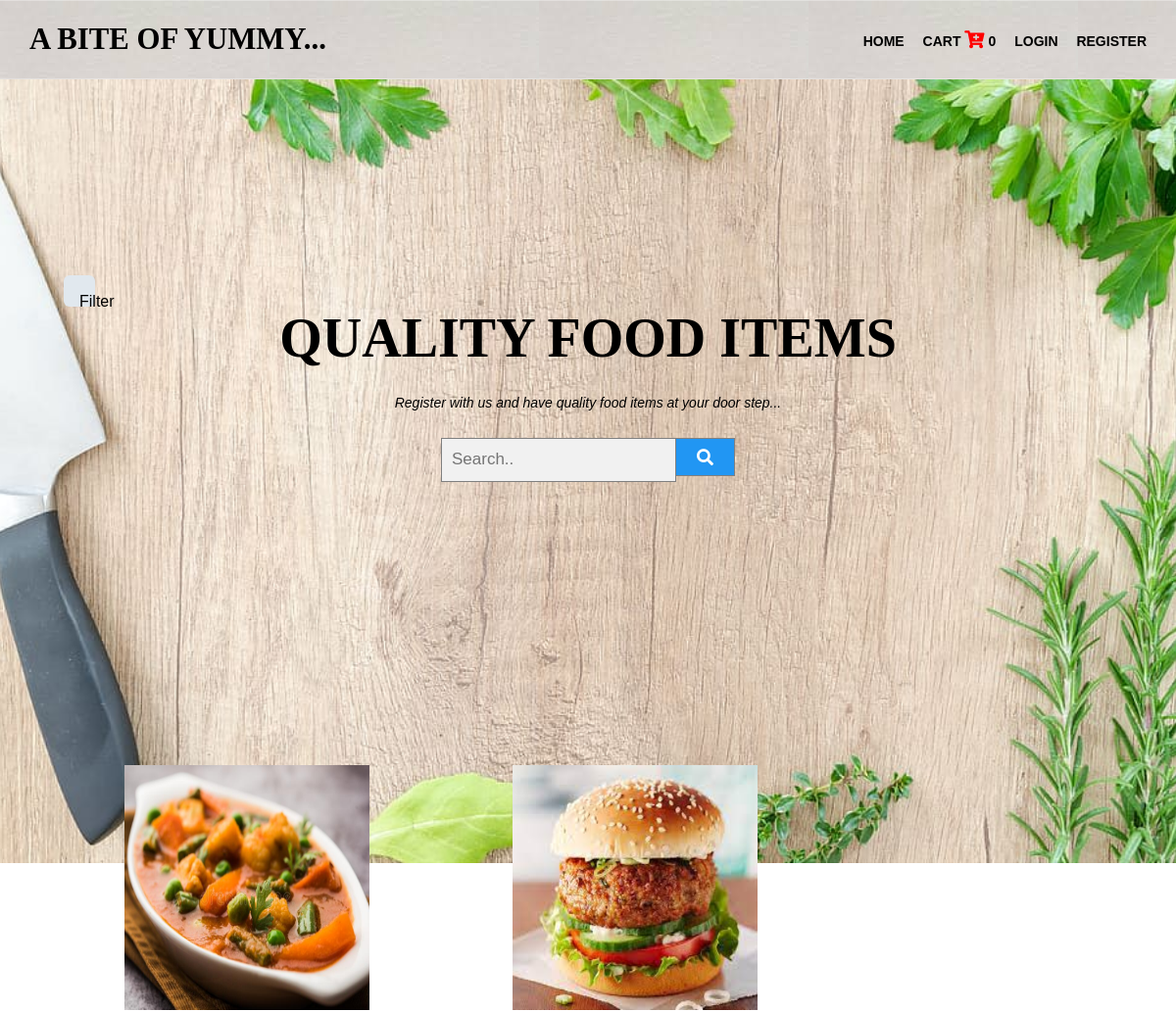
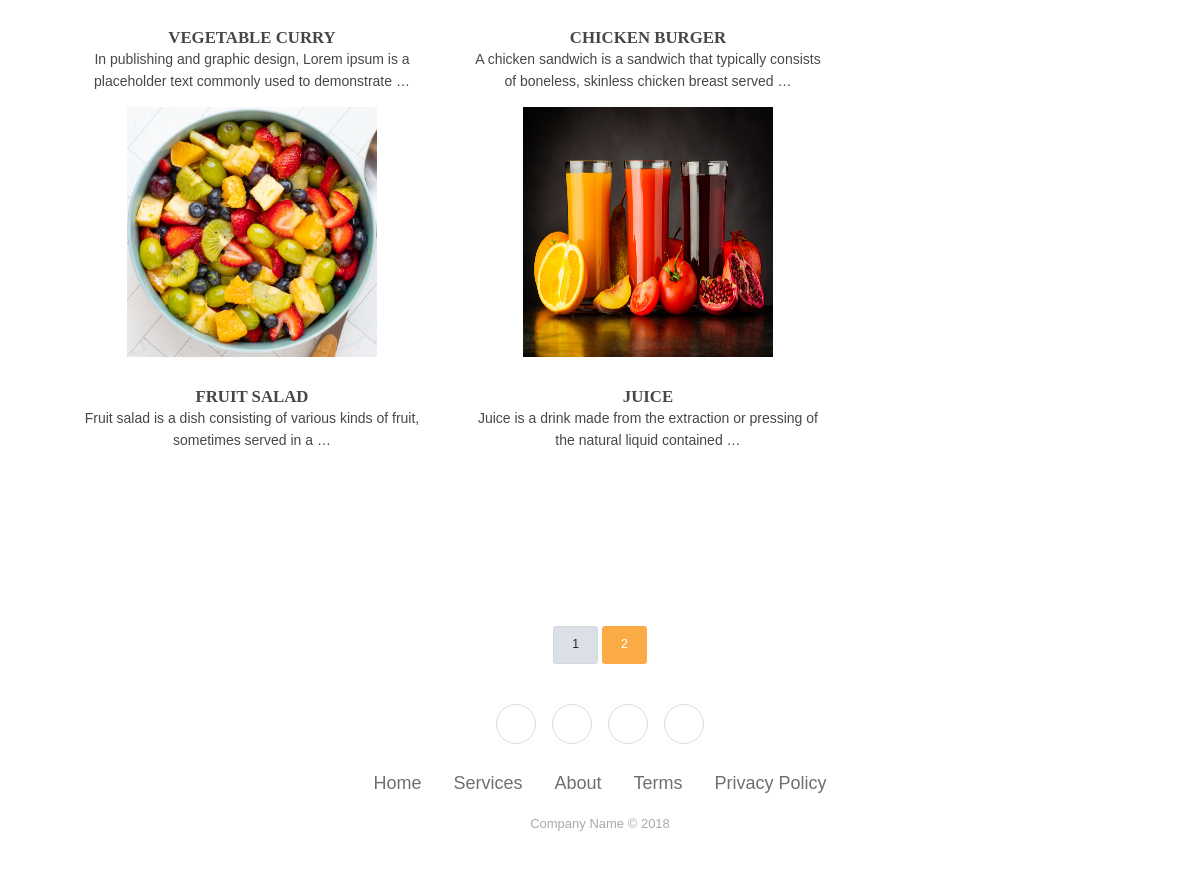
The page / on the database its author committed (2 pictures, top to bottom).
### shop/models.py (models this page shows, shortened)
class products(models.Model):
    name = models.CharField(max_length=150, unique=True)
    slug = models.SlugField(max_length=250, unique=True)
    img = models.ImageField(upload_to='product')
    desc = models.TextField()
    stock = models.IntegerField()
    available = models.BooleanField()
    price = models.IntegerField()
    category = models.ForeignKey(categ, on_delete=models.CASCADE)
    def get_url(self):
        return reverse('details',args=[self.category.slug,self.slug])

### shop/views.py (the view)
# urls.py: 2. Add a URL to urlpatterns:  path('', views.home, name='home')
def home(request, c_slug=None):
    c_page = None
    prodt = None
    if c_slug != None:
        c_page = get_object_or_404(categ, slug=c_slug)
        prodt = products.objects.filter(category=c_page, available=True)
    else:
        prodt = products.objects.all().filter(available=True)
    cat = categ.objects.all()
    paginator = Paginator(prodt, 4)
    try:
        page = int(request.GET.get('page', '1'))
    except:
        page = 1
    try:
        pro = paginator.page(page)
    except(EmptyPage, InvalidPage):
        pro = paginator.page(paginator.num_pages)
    return render(request, 'index.html', {'pr': prodt, 'ct': cat, 'pg': pro})

### cart/context_processor.py (called while the page is built)
def count(request):
    item_count=0;
    if 'admin' in request.path:
        return{}
    else:
        try:
            ct=cartlist.objects.filter(cart_id=c_id(request))
            cti=items.objects.all().filter(cart=ct[ :1])
            for c in cti:
                item_count += c.quan
        except cartlist.DoesNotExist:
            item_count=0
        return dict(itc=item_count)

### cart/views.py (called while the page is built)
def c_id(request):
    ct_id = request.session.session_key
    if not ct_id:
        ct_id = request.session.create()
    return ct_id

### shop/models.py (called while the page is built)
    def get_url(self):
        return reverse('prod_cat',args=[self.slug])

### templates/index.html (shortened to what this page needs)
{% extends 'base.html' %}
{% load static %}
{% block content %}
<html lang="">
<head>
    <link rel="stylesheet" href="https://cdnjs.cloudflare.com/ajax/libs/twitter-bootstrap/4.1.3/css/bootstrap.min.css">
    <link rel="stylesheet" href="https://cdnjs.cloudflare.com/ajax/libs/ionicons/2.0.1/css/ionicons.min.css">
    <link rel="stylesheet" href="assets/css/style.css">
<link rel="stylesheet" href="https://cdnjs.cloudflare.com/ajax/libs/font-awesome/4.7.0/css/font-awesome.min.css">
<link href="{% static 'hm/layout/styles/layout.css' %}" rel="stylesheet" type="text/css" media="all">
<body id="top">
<div class=abcd style="background-image:url({% static 'hm/images/demo/backgrounds/Bg.jpg' %});">
    <div id="pageintro" class="hoc clear">
         <div class="dropdown">
             <button class="dropbtn">Filter</button>
    </div>
 </head>
    <div>
        <article>
             <h3 class="heading" style="color:black"><b>QUALITY FOOD ITEMS</b></h3>
            <p style="font-style: italic;color:black">Register with us and have quality food items at your door step...</p>
        </article>
        <br>
        <form class="example" action="{% url 'search' %}" style="margin:auto;max-width:300px">
        <input type="text" placeholder="Search.." name="q">
        <button type="submit"><i class="fa fa-search"></i></button>
        </form>
    </div>
<div class="wrapper row3">
    <main class="hoc container clear">
        <section id="introblocks">
            <ul class="nospace group btmspace-80">
                {% for i in pg.object_list %}
                 <li class="one_third">
                    <figure><a class="imgover" href="{{i.get_url}}"><img src="{{i.img.url}}" alt="" style="height:250;width:250;"></a>
                        <figcaption>
                            <h6 class="heading">{{i.name}}</h6>
                             <p>{{i.desc|truncatewords:15}}</p>
                        </figcaption>
                    </figure>
                </li>
                 {% endfor %}
             </ul>
        </section>
    </main>
       <center>
        {% for p in pg.paginator.page_range %}
        <a href="?page={{p}}" class="btn btn-light btn-sm {% if pg.number == p %}active{% endif %}">{{p}}</a>
        {% endfor %}
    </center>
</div>
 <div class="footer-basic">
        <footer>
            <div class="social"><a href="#"></a><a href="#"></a><a href="#"></a><a href="#"></a></div>
            <ul class="list-inline">
                <li class="list-inline-item"><a href="#">Home</a></li>
                <li class="list-inline-item"><a href="#">Services</a></li>
                <li class="list-inline-item"><a href="#">About</a></li>
                <li class="list-inline-item"><a href="#">Terms</a></li>
                <li class="list-inline-item"><a href="#">Privacy Policy</a></li>
            </ul>
            <p class="copyright">Company Name © 2018</p>
        </footer>
    </div>
</body>
</html>
{% endblock %}

### templates/base.html (shortened to what this page needs)
{% load static %}
<html lang="">
<head>
<link href="{% static 'hm/layout/styles/layout.css' %}" rel="stylesheet" type="text/css" media="all">
</head>
<body id="top">
<div style="background-image:url({% static 'hm/images/demo/backgrounds/Bgnew.jpg' %});">
  <div class="wrapper row1">
    <header id="header" class="hoc clear">
      <div id="logo" class="fl_left">
        <h1><a href="/" style="color:#000000" ><B>A Bite of Yummy...</B></a></h1>
      </div>
      <nav id="mainav" class="fl_right">
        <ul class="clear">
          <li class="active"><a style="color:#000000" href="/"><b>Home</b></a></li>
          <li><a class="active" style="color:#000000" href="{% url 'cartDetails' %}"><b>Cart</b> <i class='fas fa-cart-plus' style='font-size:18px;color:red'></i>&nbsp;<b>{{itc}}</b></a></li>
            {% if user.is_authenticated %}
            <li style="color:#000000">{{user.username}}</li>
            <li><a class="active" style="color:#000000" href="accounts/logout"><b>Logout</b></a></li>
            {% else %}
            <li><a class="active" style="color:#000000" href="accounts/login"><b>Login</b></a></li>
            <li><a class="active" style="color:#000000" href="accounts/register"><b>Register</b></a></li>
             {% endif %}
        </ul>
      </nav>
    </header>
  </div>
  </div>
{% block content %}
{% endblock %}
</body>
</html>

### static/hm/layout/styles/layout.css (style rules this page uses)
.row1 { border:solid; border-width:1px 0; }
#header #logo { margin:22px 0 0 0; }
#header #logo h1 { margin:0; padding:0; font-size:2.2rem; text-transform:uppercase; }
#pageintro { padding:200px 0 300px; }
#pageintro article, #pageintro article p { display:block; max-width:75%; margin:0 auto; text-align:center; }
#pageintro article p { max-width:65%; line-height:2rem; }
#pageintro .heading { margin-bottom:20px; font-size:4rem; }
.container { padding:80px 0; }
#introblocks { display:block; position:relative; margin:-180px 0 0 0; z-index:1; text-align:center; }
#introblocks figure figcaption { display:block; padding:30px 0 0 0; text-align:center; }
#introblocks figure figcaption .heading { font-size:1.2rem; font-weight:700; margin-bottom:0; }
*, *::before, *::after { transition:all .3s ease-in-out; }
nav ul, nav ol { margin:0; padding:0; list-style:none; }
#mainav, #breadcrumb, .sidebar nav { line-height:normal; }
#mainav ul { text-transform:uppercase; }
#mainav li { display:inline-block; position:relative; margin:0 15px 0 0; padding:0; }
#mainav li:last-child { margin-right:0; }
#mainav li a { display:block; padding:30px 0; }
body { color:#A5A6AA; background-color:#1C1D21; }
a { color:#FBAB45; }
.btn, .btn.inverse:hover { color:#FFFFFF; background-color:#FBAB45; border-color:#FBAB45; }
.imgover, .imgover:hover::after { color:#FFFFFF; }
.row1 { border-color:rgba(255,255,255,.3); }
.row3 { color:#474747; background-color:#FFFFFF; }
#header #logo h1 a { color:inherit; }
#pageintro { color:#FFFFFF; }
#mainav li a { color:inherit; }
#mainav .active a, #mainav a:hover, #mainav li:hover > a { color:#FBAB45; background-color:inherit; }
@media screen and (min-width:1140px) { .hoc { max-width:1140px; } }

### static/cr/style.css (style rules this page uses)
* { box-sizing: border-box; }
html, body { width: 100%; height: 100%; padding: 10px; margin: 0; background-color: #7EC855; font-family: 'Roboto', sans-serif; }
button[class*=btn] { width: 30px; height: 30px; background-color: #E1E8EE; border-radius: 6px; border: none; cursor: pointer; }

### static/hm/layout/styles/framework.css (style rules this page uses)
html { overflow-y:scroll; overflow-x:hidden; }
html, body { margin:0; padding:0; font-size:14px; line-height:1.6em; }
*, *::before, *::after { box-sizing:border-box; }
.nospace { margin:0; padding:0; list-style:none; }
.btn { display:inline-block; padding:8px 18px 10px; text-transform:uppercase; border:1px solid; }
.clear, .group { display:block; }
.clear::before, .clear::after, .group::before, .group::after { display:table; content:""; }
.clear, .clear::after, .group, .group::after { clear:both; }
a { outline:none; text-decoration:none; }
.fl_left, .imgl { float:left; }
.fl_right, .imgr { float:right; }
img { width:auto; max-width:100%; height:auto; margin:0; padding:0; border:none; line-height:normal; vertical-align:middle; }
.imgover { display:inline-block; position:relative; max-width:100%; }
.imgover::before, .imgover::after { display:block; position:absolute; content:""; text-align:center; opacity:0; }
.imgover::before { top:0; right:0; bottom:0; left:0; }
.imgover::after { top:50%; left:50%; width:50px; height:50px; line-height:50px; margin:-25px 0 0 -25px; font-family:"Font Awesome\ 5 Free"; font-weight:900; content:"\f067"; font-size:28px; }
body, input, textarea, select { font-family:Verdana, Geneva, sans-serif; }
h1, h2, h3, h4, h5, h6, .heading { font-family:Georgia, "Times New Roman", Times, serif; }
form, fieldset, legend { margin:0; padding:0; border:none; }
label, input, textarea, select, button { display:block; resize:none; outline:none; color:inherit; font-size:inherit; font-family:inherit; vertical-align:middle; }
::placeholder { opacity:1; }
h1, h2, h3, h4, h5, h6, .heading { margin:0 0 20px 0; font-size:1.4rem; line-height:normal; font-weight:normal; text-transform:uppercase; }
.wrapper { display:block; position:relative; width:100%; margin:0; padding:0; text-align:left; word-wrap:break-word; }
.hoc { display:block; margin:0 auto; }
address, article, aside, figcaption, figure, footer, header, main, nav, section { display:block; margin:0; padding:0; }
.one_half, .one_third, .two_third, .one_quarter, .two_quarter, .three_quarter { display:inline-block; float:left; margin:0 0 0 4.21052%; list-style:none; }
.one_third { width:30.52631%; }
.btmspace-80 { margin-bottom:80px; }

### templates/base.html (style rules this page uses)
.abcd { height :100%; background-position: center; background-repeat: no-repeat; background-size: cover; }

### rows shown on the page
products: img (picture), name "VEGETABLE CURRY", desc "In publishing and graphic design, Lorem ipsum is a placeholder text commonly used to demonstrate …"
products: img (picture), name "CHICKEN BURGER", desc "A chicken sandwich is a sandwich that typically consists of boneless, skinless chicken breast served …"
products: img (picture), name "FRUIT SALAD", desc "Fruit salad is a dish consisting of various kinds of fruit, sometimes served in a …"
products: img (picture), name "JUICE", desc "Juice is a drink made from the extraction or pressing of the natural liquid contained …"

### other values the page prints
{{ itc }} "0"
{{ p }} "1" "2"
